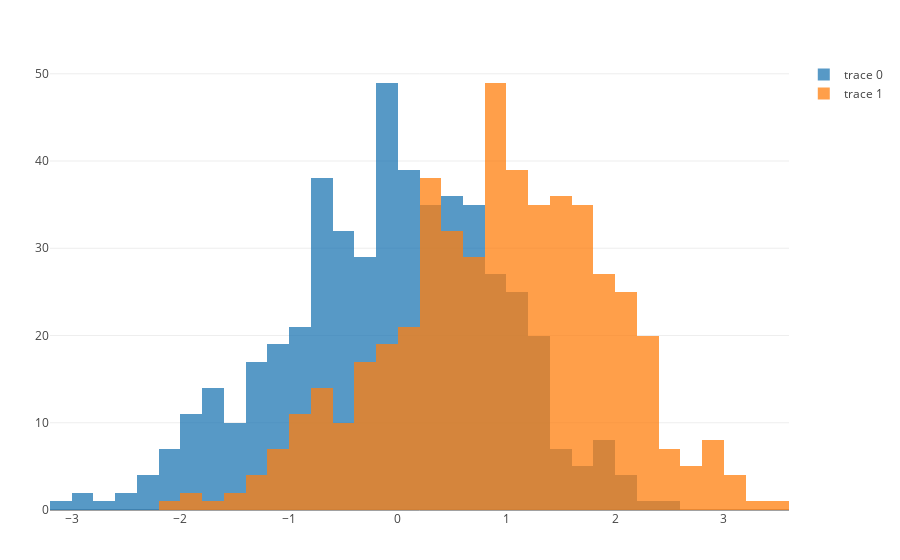

The notebook cell saved with this chart:
### Code cell
function two_hists()
    x0 = randn(500)
    x1 = x0 .+ 1

    trace1 = histogram(x=x0, opacity=0.75)
    trace2 = histogram(x=x1, opacity=0.75)
    data = [trace1, trace2]
    layout = Layout(barmode="overlay")
    plot(data, layout)
end
two_hists()

### Figure 1 — Plotly figure (JSON) as saved in the notebook; plotly's stock layout.template omitted (floating-point values rounded to 4 significant figures; data arrays with more than 128 entries replaced by an {"elided": "..."} marker saying what was removed)
{"data": [{"opacity": 0.75, "type": "histogram", "x": {"elided": "500 float values"}}, {"opacity": 0.75, "type": "histogram", "x": {"elided": "500 float values"}}], "layout": {"autosize": true, "barmode": "overlay", "margin": {"b": 50, "l": 50, "r": 50, "t": 60}, "xaxis": {"autorange": true, "range": [-3.2, 3.6], "type": "linear"}, "yaxis": {"autorange": true, "range": [0, 51.58]}}}
